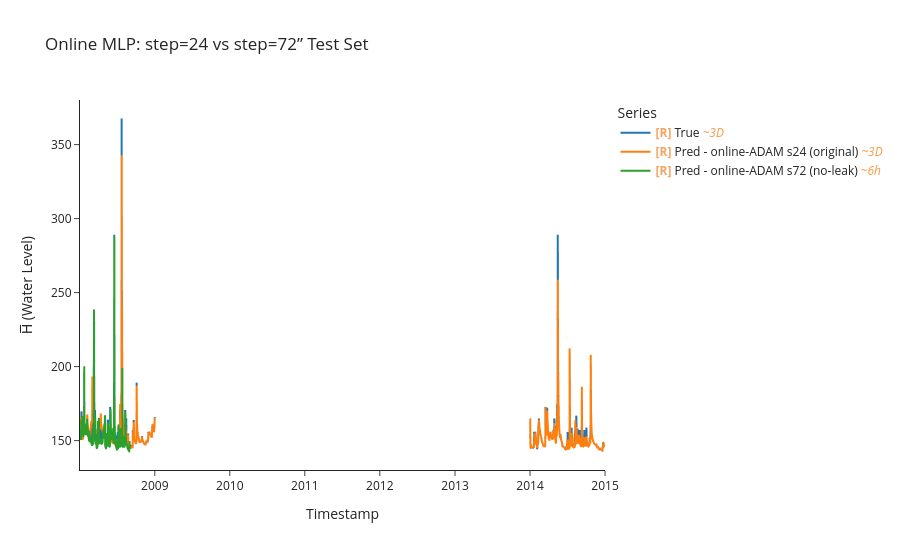

The code cell stored with this chart in its notebook:
### Code cell
# --- Train & evaluate with step=72 (no leakage) ---
model_72, optimizer_72, criterion_72 = build_mlp(LOOKBACK*N_FEATURES, HORIZON)

y_true_72, y_pred_72, time_indices_72, _ = uf.train_model_online(model_72, optimizer_72, criterion_72,
                                                                   train_ds_72, train_df,
                                                                   LOOKBACK, HORIZON, BATCH_SIZE)

y_true_test_72, y_pred_test_72, time_indices_test_72 = uf.model_evaluate_with_norm(model_72, criterion_72,
                                                                                    test_ds_72, test_df.index,
                                                                                    LOOKBACK, HORIZON, BATCH_SIZE)

# --- Compare step=24 (original) vs step=72 (no leakage) on test set ---
uf.calculate_metrics_and_plot(
    {
        "online-ADAM s24 (original)": (y_true_test,    y_pred_test,    time_indices_test),
        "online-ADAM s72 (no-leak)":  (y_true_test_72, y_pred_test_72, time_indices_test_72),
    },
    plot_title="Online MLP: step=24 vs step=72” Test Set",
    export_metrics=True,
    export_html=True,
    export_file_name='results/testing/online/Online_step_comparison'
)

### Figure 1 — Plotly figure (JSON) as saved in the notebook; plotly's stock layout.template omitted (floating-point values rounded to 4 significant figures; data arrays with more than 128 entries replaced by an {"elided": "..."} marker saying what was removed)
{"data": [{"hovertemplate": "Legend=True<br>Timestamp=%{x}<br>H̅ (Water Level)=%{y}<extra></extra>", "legendgroup": "True", "line": {"color": "#1f77b4", "dash": "solid", "width": 2}, "marker": {"symbol": "circle"}, "mode": "lines", "name": "<b style=\"color:sandybrown\">[R]</b> True <i style=\"color:#fc9944\">~3D</i>", "showlegend": true, "type": "scattergl", "uid": "89d4e70d-36fc-48ea-b48d-72138d963e3d", "x": {"elided": "1001 str values"}, "xaxis": "x", "y": {"elided": "1001 float values"}, "yaxis": "y"}, {"hovertemplate": "Legend=Pred - online-ADAM s24 (original)<br>Timestamp=%{x}<br>H̅ (Water Level)=%{y}<extra></extra>", "legendgroup": "Pred - online-ADAM s24 (original)", "line": {"color": "#ff7f0e", "dash": "solid", "width": 2}, "marker": {"symbol": "circle"}, "mode": "lines", "name": "<b style=\"color:sandybrown\">[R]</b> Pred - online-ADAM s24 (original) <i style=\"color:#fc9944\">~3D</i>", "showlegend": true, "type": "scattergl", "uid": "598d3d87-b145-4299-964c-fec8c9c9e8a7", "x": {"elided": "1001 str values"}, "xaxis": "x", "y": {"elided": "1001 float values"}, "yaxis": "y"}, {"hovertemplate": "Legend=Pred - online-ADAM s72 (no-leak)<br>Timestamp=%{x}<br>H̅ (Water Level)=%{y}<extra></extra>", "legendgroup": "Pred - online-ADAM s72 (no-leak)", "line": {"color": "#2ca02c", "dash": "solid", "width": 2}, "marker": {"symbol": "circle"}, "mode": "lines", "name": "<b style=\"color:sandybrown\">[R]</b> Pred - online-ADAM s72 (no-leak) <i style=\"color:#fc9944\">~6h</i>", "showlegend": true, "type": "scattergl", "uid": "12fffbc0-48b3-4a46-bcba-9ae9bbf617a1", "x": {"elided": "1000 str values"}, "xaxis": "x", "y": {"elided": "1000 float values"}, "yaxis": "y"}], "layout": {"height": 550, "legend": {"title": {"text": "Series"}, "tracegroupgap": 0}, "title": {"text": "Online MLP: step=24 vs step=72” Test Set"}, "xaxis": {"anchor": "y", "domain": [0, 1], "title": {"text": "Timestamp"}}, "yaxis": {"anchor": "x", "domain": [0, 1], "title": {"text": "H̅ (Water Level)"}}}}
